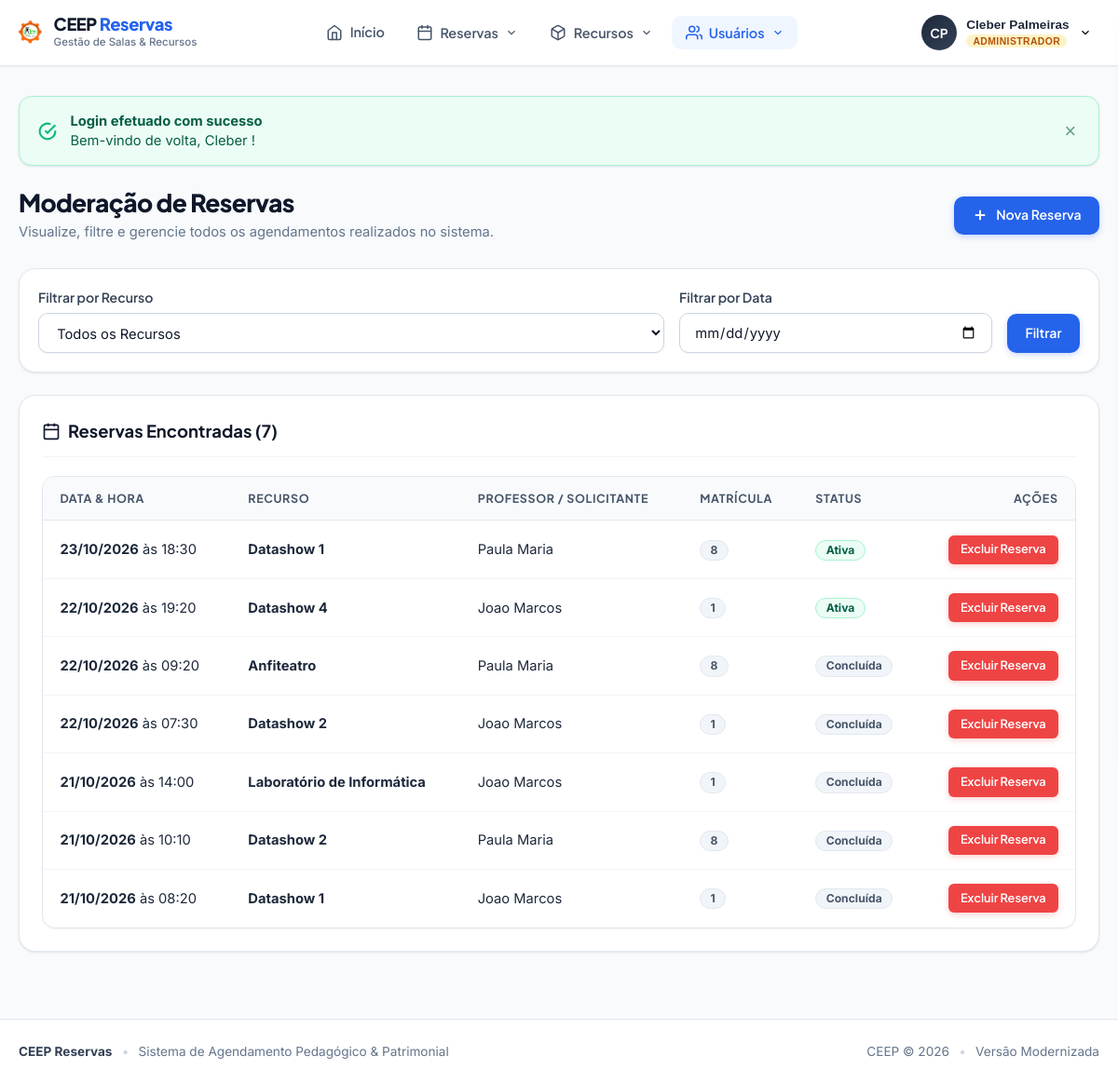
/todas_reservas.php (signed in), run on the app's committed database.
### tables this page shows
CREATE TABLE reservas (
    ID INTEGER PRIMARY KEY AUTOINCREMENT,
    cod_recurso INTEGER DEFAULT 0,
    matricula INTEGER DEFAULT 0,
    datatempo TEXT DEFAULT NULL,
    turno TEXT DEFAULT 'm',
    ticket TEXT DEFAULT '0',
    disponivel INTEGER DEFAULT 0,
    pegou INTEGER DEFAULT 0
);

CREATE TABLE recursos (
    cod_recurso INTEGER PRIMARY KEY AUTOINCREMENT,
    nome_recurso TEXT NOT NULL,
    status TEXT DEFAULT 'Disponivel',
    categoria TEXT DEFAULT '1'
);

CREATE TABLE usuarios (
    usuario_id INTEGER PRIMARY KEY AUTOINCREMENT,
    nome TEXT NOT NULL DEFAULT '',
    sobrenome TEXT DEFAULT '',
    cpf TEXT NOT NULL DEFAULT '',
    matricula INTEGER NOT NULL,
    email TEXT NOT NULL DEFAULT '',
    tipo TEXT NOT NULL DEFAULT '',
    senha TEXT NOT NULL DEFAULT '',
    nivel_usuario TEXT NOT NULL DEFAULT '0',
    data_cadastro TEXT NOT NULL DEFAULT '0000-00-00 00:00:00',
    data_ultimo_login TEXT NOT NULL DEFAULT '0000-00-00 00:00:00',
    ativado TEXT NOT NULL DEFAULT '0'
);

### todas_reservas.php (called while the page is built)
<?php require_once __DIR__ . '/excluir_reservas.php'; ?>

### excluir_reservas.php (the view, shortened to what this page needs)
<?php
require_once __DIR__ . '/core/bootstrap.php';
$dataFiltro = trim($_GET['data'] ?? '');
$params = [];
$whereClauses = [];
$whereSql = !empty($whereClauses) ? "WHERE " . implode(" AND ", $whereClauses) : "";
try {
    $reservas = DB::fetchAll(
        "SELECT r.*, rec.nome_recurso, rec.categoria, u.nome, u.sobrenome, u.email
         FROM reservas r
         LEFT JOIN recursos rec ON r.cod_recurso = rec.cod_recurso
         LEFT JOIN usuarios u ON r.matricula = u.matricula
         {$whereSql}
         ORDER BY r.datatempo DESC LIMIT 150",
        $params
    );
} catch (Throwable $t) {
    error_log('Erro ao listar todas reservas: ' . $t->getMessage());
    $reservas = [];
    $listaRecursos = [];
}
?>
<div class="page-header animate-slide-in">
    <div>
        <h1 class="page-title">Moderação de Reservas</h1>
        <p class="page-subtitle">Visualize, filtre e gerencie todos os agendamentos realizados no sistema.</p>
    </div>
    <div class="page-actions">
        <a href="user1.php" class="btn btn-primary">
            <svg width="18" height="18" viewBox="0 0 24 24" fill="none" stroke="currentColor" stroke-width="2.5"><line x1="12" y1="5" x2="12" y2="19"></line><line x1="5" y1="12" x2="19" y2="12"></line></svg>
            <span>Nova Reserva</span>
        </a>
    </div>
</div>
<form method="GET" action="excluir_reservas.php" class="schedule-filter-bar animate-slide-in">
    <div style="flex: 2; min-width: 240px;">
        <label for="cod_recurso" class="form-label">Filtrar por Recurso</label>
        <select name="cod_recurso" id="cod_recurso" class="form-select">
            <option value="0">Todos os Recursos</option>
        </select>
    </div>
    <div style="flex: 1; min-width: 180px;">
        <label for="data" class="form-label">Filtrar por Data</label>
        <input type="date" name="data" id="data" class="form-control" value="<?= e($dataFiltro) ?>">
    </div>
    <div style="display: flex; gap: 0.5rem;">
        <button type="submit" class="btn btn-primary" style="height: 42px;">Filtrar</button>
    </div>
</form>
<div class="card animate-slide-in">
    <div class="card-header">
        <h2 class="card-title">
            <svg width="20" height="20" viewBox="0 0 24 24" fill="none" stroke="currentColor" stroke-width="2"><rect x="3" y="4" width="18" height="18" rx="2" ry="2"></rect><line x1="16" y1="2" x2="16" y2="6"></line><line x1="8" y1="2" x2="8" y2="6"></line><line x1="3" y1="10" x2="21" y2="10"></line></svg>
            <span>Reservas Encontradas (<?= count($reservas) ?>)</span>
        </h2>
    </div>
    <?php if (empty($reservas)): ?>
        <div class="empty-state">
            <div class="empty-state-icon">
                <svg width="32" height="32" viewBox="0 0 24 24" fill="none" stroke="currentColor" stroke-width="2"><circle cx="12" cy="12" r="10"></circle><polyline points="12 6 12 12 14 14"></polyline></svg>
            </div>
            <h3 class="empty-state-title">Nenhuma reserva encontrada para este filtro</h3>
            <p class="empty-state-desc">Altere ou remova os filtros de busca para visualizar outros agendamentos.</p>
        </div>
    <?php else: ?>
        <div class="table-responsive">
            <table class="ceep-table">
                <thead>
                    <tr>
                        <th>Data &amp; Hora</th>
                        <th>Recurso</th>
                        <th>Professor / Solicitante</th>
                        <th>Matrícula</th>
                        <th>Status</th>
                        <th style="text-align: right;">Ações</th>
                    </tr>
                </thead>
                <tbody>
                    <?php foreach ($reservas as $res):
                        $passada = strtotime($res['datatempo']) < time();
                    ?>
                    <tr>
                        <td>
                            <strong><?= date('d/m/Y', strtotime($res['datatempo'])) ?></strong> às <?= date('H:i', strtotime($res['datatempo'])) ?>
                        </td>
                        <td>
                            <strong><?= e($res['nome_recurso'] ?? 'Recurso #' . $res['cod_recurso']) ?></strong>
                        </td>
                        <td>
                            <?= e(trim(($res['nome'] ?? '') . ' ' . ($res['sobrenome'] ?? ''))) ?: '<span style="color: var(--slate-400);">Desconhecido</span>' ?>
                        </td>
                        <td>
                            <span class="badge badge-secondary"><?= e($res['matricula']) ?></span>
                        </td>
                        <td>
                            <?php if ($passada): ?>
                                <span class="badge badge-secondary">Concluída</span>
                            <?php else: ?>
                                <span class="badge badge-success">Ativa</span>
                            <?php endif; ?>
                        </td>
                        <td style="text-align: right;">
                            <a
                                href="cancela.php?id=<?= urlencode($res['ID']) ?>&csrf_token=<?= e(csrf_token()) ?>"
                                class="btn btn-danger btn-sm"
                                data-confirm="Tem certeza que deseja cancelar esta reserva como Administrador?"
                            >
                                Excluir Reserva
                            </a>
                        </td>
                    </tr>
                    <?php endforeach; ?>
                </tbody>
            </table>
        </div>
    <?php endif; ?>
</div>

### data on the page
reservas: datatempo "23/10/2026", datatempo "18:30", cod_recurso.nome_recurso "Datashow 1", usuarios.nome+sobrenome "Paula Maria", matricula "8", shows "Ativa"
reservas: datatempo "22/10/2026", datatempo "19:20", cod_recurso.nome_recurso "Datashow 4", usuarios.nome+sobrenome "Joao Marcos", matricula "1", shows "Ativa"
reservas: datatempo "22/10/2026", datatempo "09:20", cod_recurso.nome_recurso "Anfiteatro", usuarios.nome+sobrenome "Paula Maria", matricula "8", shows "Concluída"
reservas: datatempo "22/10/2026", datatempo "07:30", cod_recurso.nome_recurso "Datashow 2", usuarios.nome+sobrenome "Joao Marcos", matricula "1", shows "Concluída"
reservas: datatempo "21/10/2026", datatempo "14:00", cod_recurso.nome_recurso "Laboratório de Informática", usuarios.nome+sobrenome "Joao Marcos", matricula "1", shows "Concluída"
reservas: datatempo "21/10/2026", datatempo "10:10", cod_recurso.nome_recurso "Datashow 2", usuarios.nome+sobrenome "Paula Maria", matricula "8", shows "Concluída"
reservas: datatempo "21/10/2026", datatempo "08:20", cod_recurso.nome_recurso "Datashow 1", usuarios.nome+sobrenome "Joao Marcos", matricula "1", shows "Concluída"

### other printed values
$initials "CP"
$userName "Cleber Palmeiras"
$userRole "ADMINISTRADOR"
$flash['title'] "Login efetuado com sucesso"
$flash['message'] "Bem-vindo de volta, Cleber !"
count($reservas) "7"
